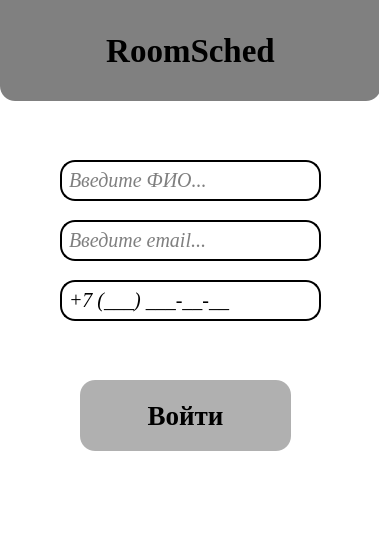
<?xml version="1.0" encoding="UTF-8"?>
<ui version="4.0">
 <class>AuthWindow</class>
 <widget class="QWidget" name="AuthWindow">
  <property name="geometry">
   <rect>
    <x>0</x>
    <y>0</y>
    <width>379</width>
    <height>542</height>
   </rect>
  </property>
  <property name="windowTitle">
   <string>Form</string>
  </property>
  <property name="styleSheet">
   <string notr="true">background-color: white;</string>
  </property>
  <widget class="QLabel" name="label">
   <property name="geometry">
    <rect>
     <x>0</x>
     <y>0</y>
     <width>381</width>
     <height>101</height>
    </rect>
   </property>
   <property name="sizePolicy">
    <sizepolicy hsizetype="Preferred" vsizetype="Preferred">
     <horstretch>0</horstretch>
     <verstretch>0</verstretch>
    </sizepolicy>
   </property>
   <property name="font">
    <font>
     <family>Times New Roman</family>
     <pointsize>25</pointsize>
     <bold>true</bold>
    </font>
   </property>
   <property name="styleSheet">
    <string notr="true">background-color: #808080; 
color: black;
padding: 10px; 
border-top-left-radius: 0px;
border-top-right-radius: 0px;
border-bottom-left-radius: 15px;
border-bottom-right-radius: 15px;</string>
   </property>
   <property name="text">
    <string>RoomSched</string>
   </property>
   <property name="alignment">
    <set>Qt::AlignmentFlag::AlignCenter</set>
   </property>
  </widget>
  <widget class="QLineEdit" name="nameInput">
   <property name="geometry">
    <rect>
     <x>60</x>
     <y>160</y>
     <width>261</width>
     <height>41</height>
    </rect>
   </property>
   <property name="font">
    <font>
     <family>Times New Roman</family>
     <pointsize>15</pointsize>
     <italic>true</italic>
    </font>
   </property>
   <property name="styleSheet">
    <string notr="true">QLineEdit {
    border: 2px solid #000000; 
    border-radius: 15px;
    padding: 5px;
    background: white;
	color: black;
}

QLineEdit:focus {
    border: 2px solid #2F4F4F; 
	color: black;
}</string>
   </property>
   <property name="text">
    <string/>
   </property>
   <property name="placeholderText">
    <string>Введите ФИО...</string>
   </property>
  </widget>
  <widget class="QLineEdit" name="mailInput">
   <property name="geometry">
    <rect>
     <x>60</x>
     <y>220</y>
     <width>261</width>
     <height>41</height>
    </rect>
   </property>
   <property name="font">
    <font>
     <family>Times New Roman</family>
     <pointsize>15</pointsize>
     <italic>true</italic>
    </font>
   </property>
   <property name="styleSheet">
    <string notr="true">QLineEdit {
    border: 2px solid #000000; 
    border-radius: 15px;
    padding: 5px;
    background: white;
	color: black;
}

QLineEdit:focus {
    border: 2px solid #2F4F4F; 
	color: black;
}</string>
   </property>
   <property name="text">
    <string/>
   </property>
   <property name="placeholderText">
    <string>Введите email...</string>
   </property>
  </widget>
  <widget class="QLineEdit" name="phoneInput">
   <property name="geometry">
    <rect>
     <x>60</x>
     <y>280</y>
     <width>261</width>
     <height>41</height>
    </rect>
   </property>
   <property name="font">
    <font>
     <family>Times New Roman</family>
     <pointsize>15</pointsize>
     <italic>true</italic>
    </font>
   </property>
   <property name="styleSheet">
    <string notr="true">QLineEdit {
    border: 2px solid #000000; 
    border-radius: 15px;
    padding: 5px;
    background: white;
	color: black;
}

QLineEdit:focus {
    border: 2px solid #2F4F4F; 
	color: black;
}</string>
   </property>
   <property name="inputMask">
    <string>+7 (999) 999-99-99;_</string>
   </property>
   <property name="text">
    <string>+7 () --</string>
   </property>
   <property name="placeholderText">
    <string>Введите телефон...</string>
   </property>
  </widget>
  <widget class="QPushButton" name="loginButton">
   <property name="geometry">
    <rect>
     <x>80</x>
     <y>380</y>
     <width>211</width>
     <height>71</height>
    </rect>
   </property>
   <property name="font">
    <font>
     <family>Times New Roman</family>
     <pointsize>20</pointsize>
     <bold>true</bold>
    </font>
   </property>
   <property name="styleSheet">
    <string notr="true">border-radius: 15px;
padding: 5px;
background: #b0b0b0;
color: black;</string>
   </property>
   <property name="text">
    <string>Войти</string>
   </property>
  </widget>
  <zorder>nameInput</zorder>
  <zorder>label</zorder>
  <zorder>mailInput</zorder>
  <zorder>phoneInput</zorder>
  <zorder>loginButton</zorder>
 </widget>
 <resources/>
 <connections/>
</ui>
